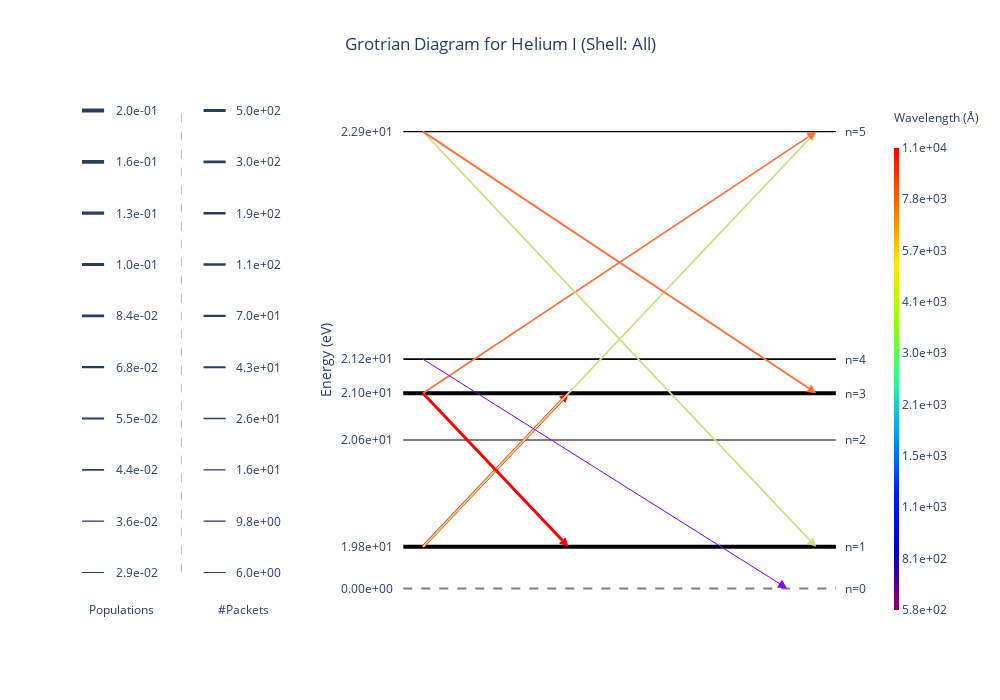

Here is the notebook cell this chart was saved with:
### Code cell
diag = GrotrianWidget.from_simulation(sim)
diag.set_ion(2, 0) # He I
diag.display()

### Figure 1 — Plotly figure (JSON) as saved in the notebook; plotly's stock layout.template omitted (floating-point values rounded to 4 significant figures)
{"data": [{"hovertemplate": "Energy: 0.00e+00 eV<br>Population: 0.00e+00<extra></extra>", "line": {"color": "grey", "dash": "dash"}, "mode": "lines", "showlegend": false, "type": "scatter", "x": [-0.05, 0.07222, 0.1944, 0.3167, 0.4389, 0.5611, 0.6833, 0.8056, 0.9278, 1.05], "xaxis": "x2", "y": [0, 0, 0, 0, 0, 0, 0, 0, 0, 0], "yaxis": "y2"}, {"hovertemplate": "Energy: 1.98e+01 eV<br>Population: 1.96e-01<extra></extra>", "line": {"color": "black", "width": 4.003}, "mode": "lines", "showlegend": false, "type": "scatter", "x": [-0.05, 0.07222, 0.1944, 0.3167, 0.4389, 0.5611, 0.6833, 0.8056, 0.9278, 1.05], "xaxis": "x2", "y": [0.1, 0.1, 0.1, 0.1, 0.1, 0.1, 0.1, 0.1, 0.1, 0.1], "yaxis": "y2"}, {"hovertemplate": "Energy: 2.06e+01 eV<br>Population: 2.89e-02<extra></extra>", "line": {"color": "black", "width": 1.003}, "mode": "lines", "showlegend": false, "type": "scatter", "x": [-0.05, 0.07222, 0.1944, 0.3167, 0.4389, 0.5611, 0.6833, 0.8056, 0.9278, 1.05], "xaxis": "x2", "y": [0.3574, 0.3574, 0.3574, 0.3574, 0.3574, 0.3574, 0.3574, 0.3574, 0.3574, 0.3574], "yaxis": "y2"}, {"hovertemplate": "Energy: 2.10e+01 eV<br>Population: 1.82e-01<extra></extra>", "line": {"color": "black", "width": 3.889}, "mode": "lines", "showlegend": false, "type": "scatter", "x": [-0.05, 0.07222, 0.1944, 0.3167, 0.4389, 0.5611, 0.6833, 0.8056, 0.9278, 1.05], "xaxis": "x2", "y": [0.47, 0.47, 0.47, 0.47, 0.47, 0.47, 0.47, 0.47, 0.47, 0.47], "yaxis": "y2"}, {"hovertemplate": "Energy: 2.12e+01 eV<br>Population: 4.68e-02<extra></extra>", "line": {"color": "black", "width": 1.759}, "mode": "lines", "showlegend": false, "type": "scatter", "x": [-0.05, 0.07222, 0.1944, 0.3167, 0.4389, 0.5611, 0.6833, 0.8056, 0.9278, 1.05], "xaxis": "x2", "y": [0.552, 0.552, 0.552, 0.552, 0.552, 0.552, 0.552, 0.552, 0.552, 0.552], "yaxis": "y2"}, {"hovertemplate": "Energy: 2.29e+01 eV<br>Population: 3.28e-02<extra></extra>", "line": {"color": "black", "width": 1.204}, "mode": "lines", "showlegend": false, "type": "scatter", "x": [-0.05, 0.07222, 0.1944, 0.3167, 0.4389, 0.5611, 0.6833, 0.8056, 0.9278, 1.05], "xaxis": "x2", "y": [1.1, 1.1, 1.1, 1.1, 1.1, 1.1, 1.1, 1.1, 1.1, 1.1], "yaxis": "y2"}, {"hovertemplate": "Count: 360<br>Wavelength: 1.08e+04 Å<extra></extra>", "line": {"color": "#ff0000", "width": 2.856}, "marker": {"angleref": "previous", "color": "#ff0000", "size": 9, "symbol": "arrow-bar-up"}, "type": "scatter", "x": [0, 0.37], "xaxis": "x2", "y": [0.1, 0.47], "yaxis": "y2"}, {"hovertemplate": "Count: 38<br>Wavelength: 3.89e+03 Å<extra></extra>", "line": {"color": "#cce385", "width": 1.837}, "marker": {"angleref": "previous", "color": "#cce385", "size": 9, "symbol": "arrow-bar-up"}, "type": "scatter", "x": [0, 1], "xaxis": "x2", "y": [0.1, 1.1], "yaxis": "y2"}, {"hovertemplate": "Count: 23<br>Wavelength: 7.07e+03 Å<extra></extra>", "line": {"color": "#ff703a", "width": 1.609}, "marker": {"angleref": "previous", "color": "#ff703a", "size": 9, "symbol": "arrow-bar-up"}, "type": "scatter", "x": [0, 1], "xaxis": "x2", "y": [0.47, 1.1], "yaxis": "y2"}, {"hovertemplate": "Count: 6<br>Wavelength: 5.84e+02 Å<extra></extra>", "line": {"color": "#8000ff", "width": 1}, "marker": {"angleref": "previous", "color": "#8000ff", "size": 9, "symbol": "arrow-bar-up"}, "type": "scatter", "x": [0, 0.926], "xaxis": "x2", "y": [0.552, 0], "yaxis": "y2"}, {"hovertemplate": "Count: 495<br>Wavelength: 1.08e+04 Å<extra></extra>", "line": {"color": "#ff0000", "width": 3}, "marker": {"angleref": "previous", "color": "#ff0000", "size": 9, "symbol": "arrow-bar-up"}, "type": "scatter", "x": [0, 0.37], "xaxis": "x2", "y": [0.47, 0.1], "yaxis": "y2"}, {"hovertemplate": "Count: 42<br>Wavelength: 3.89e+03 Å<extra></extra>", "line": {"color": "#cce385", "width": 1.882}, "marker": {"angleref": "previous", "color": "#cce385", "size": 9, "symbol": "arrow-bar-up"}, "type": "scatter", "x": [0, 1], "xaxis": "x2", "y": [1.1, 0.1], "yaxis": "y2"}, {"hovertemplate": "Count: 38<br>Wavelength: 7.07e+03 Å<extra></extra>", "line": {"color": "#ff703a", "width": 1.837}, "marker": {"angleref": "previous", "color": "#ff703a", "size": 9, "symbol": "arrow-bar-up"}, "type": "scatter", "x": [0, 1], "xaxis": "x2", "y": [1.1, 0.47], "yaxis": "y2"}, {"hoverinfo": "none", "marker": {"cmax": 9.29, "cmin": 6.37, "colorbar": {"outlinewidth": 0, "thickness": 5, "ticktext": ["5.8e+02", "8.1e+02", "1.1e+03", "1.5e+03", "2.1e+03", "3.0e+03", "4.1e+03", "5.7e+03", "7.8e+03", "1.1e+04"], "tickvals": [6.37, 6.695, 7.019, 7.344, 7.668, 7.993, 8.317, 8.641, 8.966, 9.29], "title": {"font": {"size": 12}, "text": "Wavelength (Å)<br>&nbsp;"}}, "colorscale": [[0, "rgb(150,0,90)"], [0.125, "rgb(0,0,200)"], [0.25, "rgb(0,25,255)"], [0.375, "rgb(0,152,255)"], [0.5, "rgb(44,255,150)"], [0.625, "rgb(151,255,0)"], [0.75, "rgb(255,234,0)"], [0.875, "rgb(255,111,0)"], [1, "rgb(255,0,0)"]], "showscale": true}, "mode": "markers", "type": "scatter", "x": [null], "xaxis": "x2", "y": [null], "yaxis": "y2"}], "layout": {"annotations": [{"showarrow": false, "text": "n=0", "x": 1.1, "xref": "x2", "y": 0, "yref": "y2"}, {"showarrow": false, "text": "n=1", "x": 1.1, "xref": "x2", "y": 0.1, "yref": "y2"}, {"showarrow": false, "text": "n=2", "x": 1.1, "xref": "x2", "y": 0.3574, "yref": "y2"}, {"showarrow": false, "text": "n=3", "x": 1.1, "xref": "x2", "y": 0.47, "yref": "y2"}, {"showarrow": false, "text": "n=4", "x": 1.1, "xref": "x2", "y": 0.552, "yref": "y2"}, {"showarrow": false, "text": "n=5", "x": 1.1, "xref": "x2", "y": 1.1, "yref": "y2"}, {"showarrow": false, "text": "2.9e-02", "x": 0.35, "xref": "x", "y": 0, "yref": "y"}, {"showarrow": false, "text": "3.6e-02", "x": 0.35, "xref": "x", "y": 0.1111, "yref": "y"}, {"showarrow": false, "text": "4.4e-02", "x": 0.35, "xref": "x", "y": 0.2222, "yref": "y"}, {"showarrow": false, "text": "5.5e-02", "x": 0.35, "xref": "x", "y": 0.3333, "yref": "y"}, {"showarrow": false, "text": "6.8e-02", "x": 0.35, "xref": "x", "y": 0.4444, "yref": "y"}, {"showarrow": false, "text": "8.4e-02", "x": 0.35, "xref": "x", "y": 0.5556, "yref": "y"}, {"showarrow": false, "text": "1.0e-01", "x": 0.35, "xref": "x", "y": 0.6667, "yref": "y"}, {"showarrow": false, "text": "1.3e-01", "x": 0.35, "xref": "x", "y": 0.7778, "yref": "y"}, {"showarrow": false, "text": "1.6e-01", "x": 0.35, "xref": "x", "y": 0.8889, "yref": "y"}, {"showarrow": false, "text": "2.0e-01", "x": 0.35, "xref": "x", "y": 1, "yref": "y"}, {"showarrow": false, "text": "Populations", "x": 0.28, "xref": "x", "y": -0.08, "yref": "y"}, {"showarrow": false, "text": "6.0e+00", "x": 0.9, "xref": "x", "y": 0, "yref": "y"}, {"showarrow": false, "text": "9.8e+00", "x": 0.9, "xref": "x", "y": 0.1111, "yref": "y"}, {"showarrow": false, "text": "1.6e+01", "x": 0.9, "xref": "x", "y": 0.2222, "yref": "y"}, {"showarrow": false, "text": "2.6e+01", "x": 0.9, "xref": "x", "y": 0.3333, "yref": "y"}, {"showarrow": false, "text": "4.3e+01", "x": 0.9, "xref": "x", "y": 0.4444, "yref": "y"}, {"showarrow": false, "text": "7.0e+01", "x": 0.9, "xref": "x", "y": 0.5556, "yref": "y"}, {"showarrow": false, "text": "1.1e+02", "x": 0.9, "xref": "x", "y": 0.6667, "yref": "y"}, {"showarrow": false, "text": "1.9e+02", "x": 0.9, "xref": "x", "y": 0.7778, "yref": "y"}, {"showarrow": false, "text": "3.0e+02", "x": 0.9, "xref": "x", "y": 0.8889, "yref": "y"}, {"showarrow": false, "text": "5.0e+02", "x": 0.9, "xref": "x", "y": 1, "yref": "y"}, {"showarrow": false, "text": "#Packets", "x": 0.83, "xref": "x", "y": -0.08, "yref": "y"}], "autosize": false, "height": 700, "plot_bgcolor": "white", "shapes": [{"line": {"width": 1.003}, "type": "line", "x0": 0.1, "x1": 0.2, "xref": "x", "y0": 0, "y1": 0, "yref": "y"}, {"line": {"width": 1.336}, "type": "line", "x0": 0.1, "x1": 0.2, "xref": "x", "y0": 0.1111, "y1": 0.1111, "yref": "y"}, {"line": {"width": 1.67}, "type": "line", "x0": 0.1, "x1": 0.2, "xref": "x", "y0": 0.2222, "y1": 0.2222, "yref": "y"}, {"line": {"width": 2.003}, "type": "line", "x0": 0.1, "x1": 0.2, "xref": "x", "y0": 0.3333, "y1": 0.3333, "yref": "y"}, {"line": {"width": 2.336}, "type": "line", "x0": 0.1, "x1": 0.2, "xref": "x", "y0": 0.4444, "y1": 0.4444, "yref": "y"}, {"line": {"width": 2.67}, "type": "line", "x0": 0.1, "x1": 0.2, "xref": "x", "y0": 0.5556, "y1": 0.5556, "yref": "y"}, {"line": {"width": 3.003}, "type": "line", "x0": 0.1, "x1": 0.2, "xref": "x", "y0": 0.6667, "y1": 0.6667, "yref": "y"}, {"line": {"width": 3.336}, "type": "line", "x0": 0.1, "x1": 0.2, "xref": "x", "y0": 0.7778, "y1": 0.7778, "yref": "y"}, {"line": {"width": 3.67}, "type": "line", "x0": 0.1, "x1": 0.2, "xref": "x", "y0": 0.8889, "y1": 0.8889, "yref": "y"}, {"line": {"width": 4.003}, "type": "line", "x0": 0.1, "x1": 0.2, "xref": "x", "y0": 1, "y1": 1, "yref": "y"}, {"line": {"color": "grey", "dash": "dash", "width": 0.5}, "type": "line", "x0": 0.55, "x1": 0.55, "xref": "x", "y0": 0, "y1": 1, "yref": "y"}, {"line": {"width": 1}, "type": "line", "x0": 0.65, "x1": 0.75, "xref": "x", "y0": 0, "y1": 0, "yref": "y"}, {"line": {"width": 1.222}, "type": "line", "x0": 0.65, "x1": 0.75, "xref": "x", "y0": 0.1111, "y1": 0.1111, "yref": "y"}, {"line": {"width": 1.444}, "type": "line", "x0": 0.65, "x1": 0.75, "xref": "x", "y0": 0.2222, "y1": 0.2222, "yref": "y"}, {"line": {"width": 1.667}, "type": "line", "x0": 0.65, "x1": 0.75, "xref": "x", "y0": 0.3333, "y1": 0.3333, "yref": "y"}, {"line": {"width": 1.889}, "type": "line", "x0": 0.65, "x1": 0.75, "xref": "x", "y0": 0.4444, "y1": 0.4444, "yref": "y"}, {"line": {"width": 2.111}, "type": "line", "x0": 0.65, "x1": 0.75, "xref": "x", "y0": 0.5556, "y1": 0.5556, "yref": "y"}, {"line": {"width": 2.333}, "type": "line", "x0": 0.65, "x1": 0.75, "xref": "x", "y0": 0.6667, "y1": 0.6667, "yref": "y"}, {"line": {"width": 2.556}, "type": "line", "x0": 0.65, "x1": 0.75, "xref": "x", "y0": 0.7778, "y1": 0.7778, "yref": "y"}, {"line": {"width": 2.778}, "type": "line", "x0": 0.65, "x1": 0.75, "xref": "x", "y0": 0.8889, "y1": 0.8889, "yref": "y"}, {"line": {"width": 3}, "type": "line", "x0": 0.65, "x1": 0.75, "xref": "x", "y0": 1, "y1": 1, "yref": "y"}], "showlegend": false, "title": {"text": "Grotrian Diagram for Helium I (Shell: All)", "x": 0.5}, "width": 1000, "xaxis": {"anchor": "y", "domain": [0, 0.258], "fixedrange": true, "showticklabels": false}, "xaxis2": {"anchor": "y2", "domain": [0.398, 1], "fixedrange": true, "showticklabels": false}, "yaxis": {"anchor": "x", "domain": [0, 1], "fixedrange": true, "showticklabels": false}, "yaxis2": {"anchor": "x2", "domain": [0, 1], "fixedrange": true, "range": [0, null], "tickmode": "array", "ticktext": ["0.00e+00", "1.98e+01", "2.06e+01", "2.10e+01", "2.12e+01", "2.29e+01"], "tickvals": [0, 0.1, 0.3574, 0.47, 0.552, 1.1], "title": {"standoff": 5, "text": "Energy (eV)"}}}}
